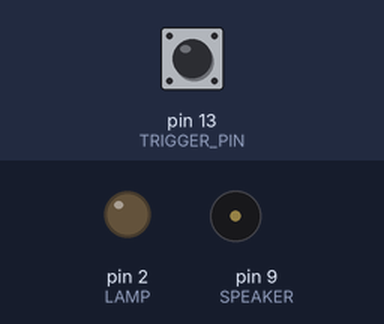
A sketch run on a simulated Arduino Uno, built with avr-gcc and run on an emulated ATmega328P. Shown: output pins drawn as LEDs (lit = HIGH), buzzer (waves = sounding). The test bench sets the inputs (shaded band); at power-on: pin 13 (TRIGGER_PIN) LOW.

Above: at 1.2 s.
1.3 s: pin 13 (TRIGGER_PIN) driven HIGH
At 1.9 s:
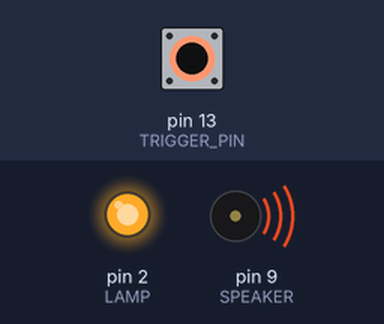
At 2.7 s:
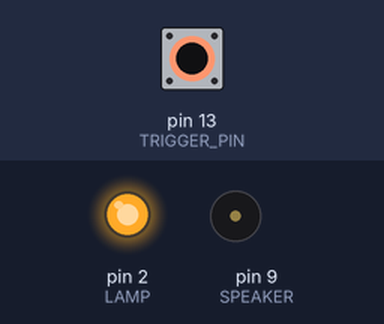
3.5 s: pin 13 (TRIGGER_PIN) pulsed LOW 5 times (0.12 s each, 0.3 s apart)
At 4.0 s:
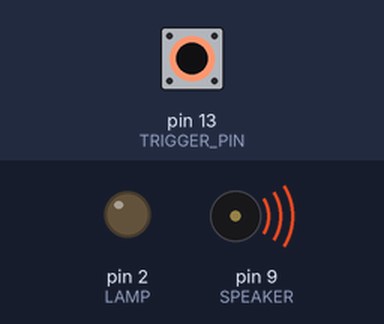
Timing chart, 0 to 6.8 s (numbered marks = the images above; inputs shaded):
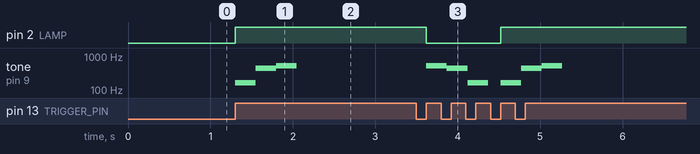

Measured:
- after the input at 1.3 s, pin 2 (LAMP): LOW → HIGH at once; tone on pin 9 (SPEAKER): silent → 165 Hz at once, → 440 Hz 0.25 s later, → 523 Hz 0.25 s later, → silent 0.25 s later
- after the input at 3.5 s, pin 2 (LAMP): HIGH → LOW after 0.12 s, → HIGH 0.90 s later; tone on pin 9 (SPEAKER): plays 523 Hz for 0.25 s, 440 Hz for 0.25 s, 165 Hz for 0.25 s, 165 Hz for 0.25 s, 440 Hz for 0.25 s, 523 Hz for 0.25 s, starting after 0.12 s

The sketch:

15-3_lamp_remote.ino
```cpp
// RF 통신을 사용하여 전등 원격 제어

// 모멘터리 형식의 RF 수신기가 사용된 것으로 가정한다.
// M4 모멘터리 형식 RF 수신기는 푸시 버튼과 유사한 방식으로 동작한다.
// 리모컨의 버튼이 눌린 상태이면 수신기 모듈의 D2 핀은 HIGH 상태가 되고
// 리모컨의 버튼이 눌리지 않은 상태이면 수신기 모듈의 D2 핀은 LOW 상태가 된다.

#include "pitches.h"     // 음높이를 정의하는 헤더 파일 포함

// 수신기 모듈의 "D2" 핀이 연결된 아두이노 입출력 핀 번호
const int TRIGGER_PIN = 13;

const int SPEAKER = 9;    // 스피커 연결 핀
const int LAMP = 2;     // 전등 제어 핀

// 재생할 멜로디의 음 높이 배열
int notes[] = {NOTE_E3, NOTE_A4, NOTE_C5};

// 밀리초 단위의 음길이 배열
int times[] = {250, 250, 250};

// 전등의 디폴트 상태는 OFF
bool lamp_on = false;

void setup()
{
  pinMode(LAMP, OUTPUT);  // 전등 제어 핀을 출력으로 설정
  digitalWrite(LAMP, lamp_on);  // 전등은 꺼진 상태로 시작
}

void loop()
{
  // 버튼이 눌리면 전등의 상태를 바꿈
  if (digitalRead(TRIGGER_PIN))
  {
    lamp_on = !lamp_on;   // 전등 제어를 위한 변수 상태 반전
    digitalWrite(LAMP, lamp_on);  // 전등을 현재 상태로 설정
    // 전등의 상태 변화 방향(ON->OFF 또는 OFF->ON)에 따라 다른 멜로디 재생
    if (lamp_on)
    {
      // 전등이 켜질 때의 멜로디 재생 : 순방향
      for (int i = 0; i < 3; i++)
      {
        tone(SPEAKER, notes[i], times[i]);
        delay(times[i]);
      }
    }
    else
    {
      // 전등이 꺼질 때의 멜로디 재생 : 역방향
      for (int i = 2; i >= 0; i--)
      {
        tone(SPEAKER, notes[i], times[i]);
        delay(times[i]);
      }
    }
    // 멜로디 재생이 끝난 후에도 버튼이 눌러진 상태에 있으면 버튼을 뗄 때까지 대기
    // 리모컨 신호에 대한 디바운싱 효과를 얻을 수 있음
    while (digitalRead(TRIGGER_PIN));
  }
}
```

pitches.h
```cpp
/*************************************************
 * Public Constants
 *************************************************/

#define NOTE_B0  31
#define NOTE_C1  33
#define NOTE_CS1 35
#define NOTE_D1  37
#define NOTE_DS1 39
#define NOTE_E1  41
#define NOTE_F1  44
#define NOTE_FS1 46
#define NOTE_G1  49
#define NOTE_GS1 52
#define NOTE_A1  55
#define NOTE_AS1 58
#define NOTE_B1  62
#define NOTE_C2  65
#define NOTE_CS2 69
#define NOTE_D2  73
#define NOTE_DS2 78
#define NOTE_E2  82
#define NOTE_F2  87
#define NOTE_FS2 93
#define NOTE_G2  98
#define NOTE_GS2 104
#define NOTE_A2  110
#define NOTE_AS2 117
#define NOTE_B2  123
#define NOTE_C3  131
#define NOTE_CS3 139
#define NOTE_D3  147
#define NOTE_DS3 156
#define NOTE_E3  165
#define NOTE_F3  175
#define NOTE_FS3 185
#define NOTE_G3  196
#define NOTE_GS3 208
#define NOTE_A3  220
#define NOTE_AS3 233
#define NOTE_B3  247
#define NOTE_C4  262
#define NOTE_CS4 277
#define NOTE_D4  294
#define NOTE_DS4 311
#define NOTE_E4  330
#define NOTE_F4  349
#define NOTE_FS4 370
#define NOTE_G4  392
#define NOTE_GS4 415
#define NOTE_A4  440
#define NOTE_AS4 466
#define NOTE_B4  494
#define NOTE_C5  523
#define NOTE_CS5 554
#define NOTE_D5  587
#define NOTE_DS5 622
#define NOTE_E5  659
#define NOTE_F5  698
#define NOTE_FS5 740
#define NOTE_G5  784
#define NOTE_GS5 831
#define NOTE_A5  880
#define NOTE_AS5 932
#define NOTE_B5  988
#define NOTE_C6  1047
#define NOTE_CS6 1109
#define NOTE_D6  1175
#define NOTE_DS6 1245
#define NOTE_E6  1319
#define NOTE_F6  1397
#define NOTE_FS6 1480
#define NOTE_G6  1568
#define NOTE_GS6 1661
#define NOTE_A6  1760
#define NOTE_AS6 1865
#define NOTE_B6  1976
#define NOTE_C7  2093
#define NOTE_CS7 2217
#define NOTE_D7  2349
#define NOTE_DS7 2489
#define NOTE_E7  2637
#define NOTE_F7  2794
#define NOTE_FS7 2960
#define NOTE_G7  3136
#define NOTE_GS7 3322
#define NOTE_A7  3520
#define NOTE_AS7 3729
#define NOTE_B7  3951
#define NOTE_C8  4186
#define NOTE_CS8 4435
#define NOTE_D8  4699
#define NOTE_DS8 4978
```
